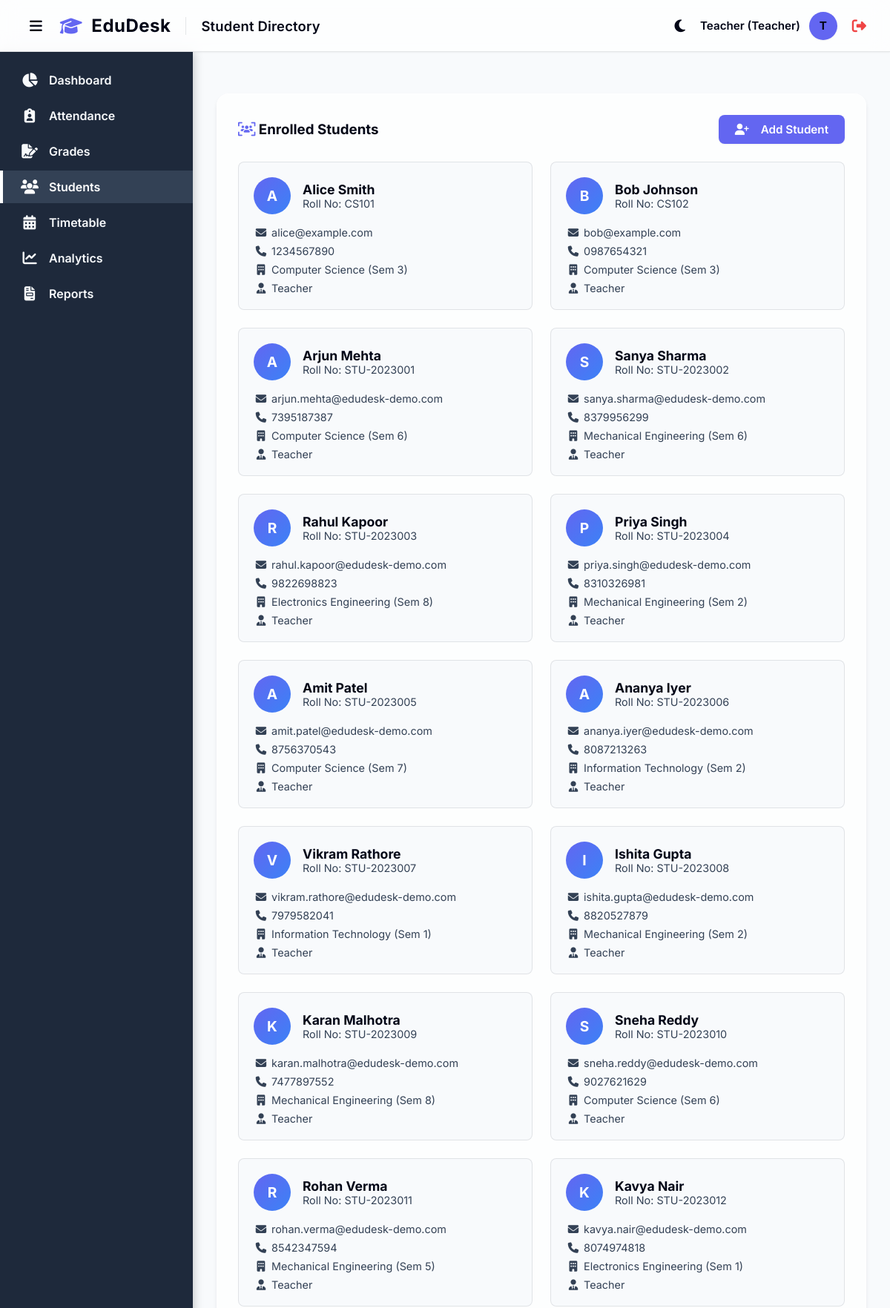
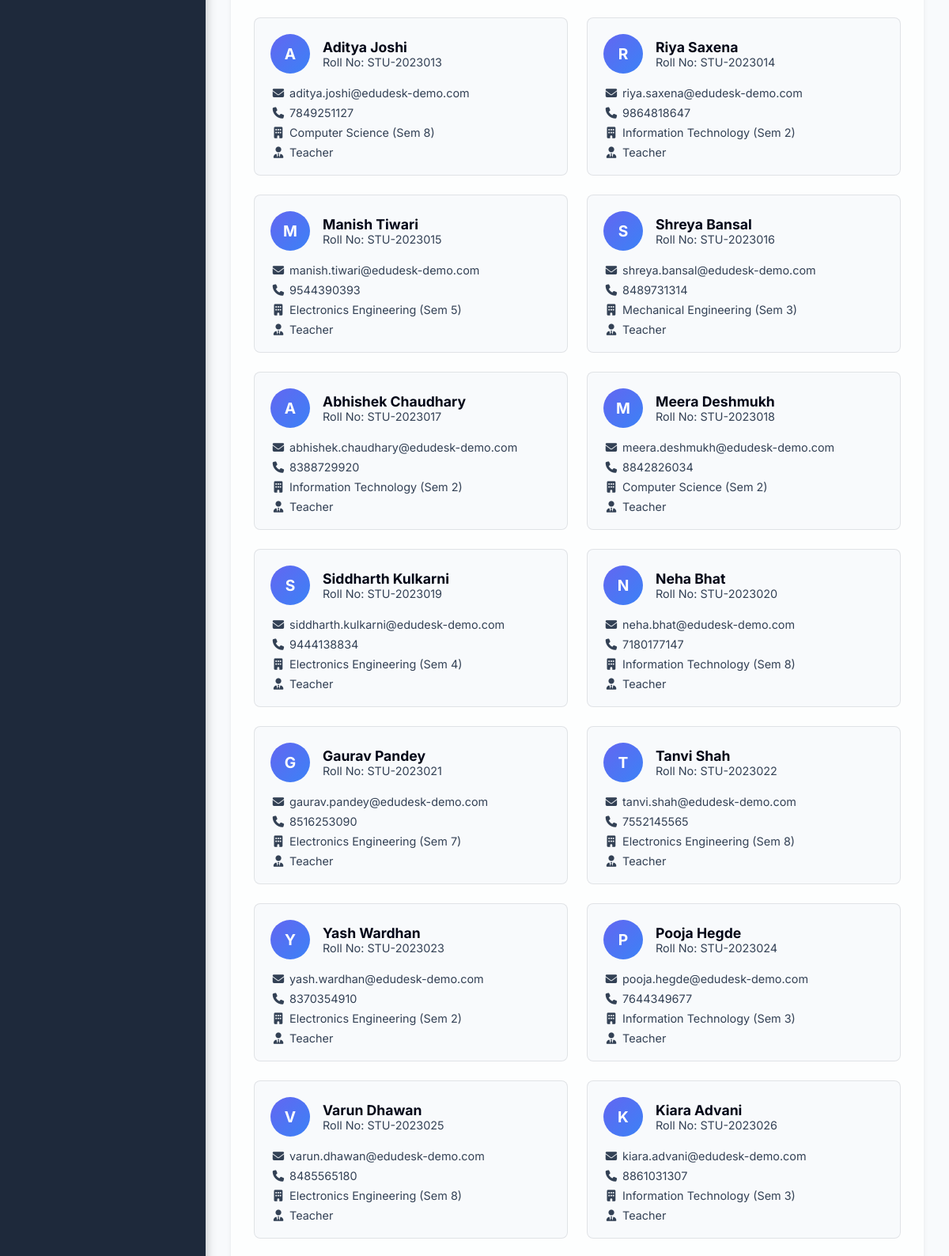
The app's page /students (signed in, upper part) with its own data (2 pictures, top to bottom).
### models.py (models this page shows)
class User(UserMixin, db.Model):
    id = db.Column(db.Integer, primary_key=True)
    name = db.Column(db.String(100), nullable=False)
    email = db.Column(db.String(120), unique=True, nullable=False)
    password_hash = db.Column(db.String(256), nullable=False)
    role = db.Column(db.String(20), nullable=False, default='Teacher') # 'Admin' or 'Teacher'
    subject_id = db.Column(db.Integer, db.ForeignKey('subject.id'), nullable=True)
    subject = db.relationship('Subject', foreign_keys=[subject_id], backref='users_as_teachers')

class Student(db.Model):
    id = db.Column(db.Integer, primary_key=True)
    roll_number = db.Column(db.String(20), unique=True, nullable=False)
    name = db.Column(db.String(100), nullable=False)
    email = db.Column(db.String(120), unique=True, nullable=True)
    phone = db.Column(db.String(20), nullable=True)
    department = db.Column(db.String(50), nullable=True)
    semester = db.Column(db.Integer, nullable=True)
    batch = db.Column(db.String(50), nullable=True)
    teacher_id = db.Column(db.Integer, db.ForeignKey('user.id'), nullable=True)
    teacher = db.relationship('User', backref='students')
    attendances = db.relationship('Attendance', backref='student', lazy=True)
    grades = db.relationship('Grade', backref='student', lazy=True)

### app.py (the view)
@app.route('/students')
@login_required
def students():
    if current_user.role == 'Admin':
        all_students = Student.query.all()
        teachers = User.query.filter_by(role='Teacher').all()
    else:
        all_students = Student.query.filter_by(teacher_id=current_user.id).all()
        teachers = []
    return render_template('students.html', students=all_students, teachers=teachers)

### app.py (called while the page is built)
@login_manager.user_loader
def load_user(user_id):
    return User.query.get(int(user_id))

### templates/students.html (shortened to what this page needs)
{% extends 'base.html' %}
{% block page_title %}Student Directory{% endblock %}
{% block content %}
<div class="card">
    <div style="display: flex; justify-content: space-between; align-items: center; margin-bottom: 24px;">
        <h3><i class="fa-solid fa-users-viewfinder" style="color: var(--primary-color);"></i> Enrolled Students</h3>
        <button class="btn btn-primary" onclick="document.getElementById('addStudentForm').style.display='block'"><i class="fa-solid fa-user-plus" style="margin-right: 8px;"></i> Add Student</button>
    </div>
    <div style="display: grid; grid-template-columns: repeat(auto-fill, minmax(300px, 1fr)); gap: 24px;">
        {% for student in students %}
        <div style="border: 1px solid var(--border-color); border-radius: 8px; padding: 20px; transition: var(--transition); background: var(--bg-color);" onmouseover="this.style.boxShadow='var(--shadow-md)'; this.style.transform='translateY(-2px)';" onmouseout="this.style.boxShadow='none'; this.style.transform='none';">
            <div style="display: flex; align-items: center; gap: 16px; margin-bottom: 16px;">
                <div style="width: 50px; height: 50px; border-radius: 50%; background: linear-gradient(135deg, var(--primary-color) 0%, #3b82f6 100%); color: white; display: flex; justify-content: center; align-items: center; font-size: 1.2rem; font-weight: bold;">
                    {{ student.name[0] }}
                </div>
                <div>
                    <h4 style="margin: 0; font-size: 1.1rem; color: var(--text-main);">{{ student.name }}</h4>
                    <p style="margin: 0; color: var(--text-muted); font-size: 0.9rem;">Roll No: {{ student.roll_number }}</p>
                </div>
            </div>
            <div style="font-size: 0.9rem; color: var(--text-muted); display: grid; gap: 8px;">
                <div><i class="fa-solid fa-envelope" style="width: 20px; text-align: center;"></i> {{ student.email }}</div>
                <div><i class="fa-solid fa-phone" style="width: 20px; text-align: center;"></i> {{ student.phone }}</div>
                <div><i class="fa-solid fa-building" style="width: 20px; text-align: center;"></i> {{ student.department }} (Sem {{ student.semester }})</div>
                {% if student.teacher %}
                <div><i class="fa-solid fa-user-tie" style="width: 20px; text-align: center;"></i> {{ student.teacher.name }}</div>
                {% endif %}
            </div>
        </div>
        {% else %}
        <p style="color: var(--text-muted); grid-column: 1 / -1; text-align: center;">No students found in the database.</p>
        {% endfor %}
    </div>
</div>
{% endblock %}

### templates/base.html (shortened to what this page needs)
<!DOCTYPE html>
<html lang="en">
<head>
    <link rel="stylesheet" href="https://cdnjs.cloudflare.com/ajax/libs/font-awesome/6.4.0/css/all.min.css">
    <link rel="stylesheet" href="{{ url_for('static', filename='css/style.css') }}">
</head>
<body>
    <header class="topbar">
        <div style="display: flex; align-items: center; gap: 16px;">
            <button id="sidebarToggle" class="btn btn-theme-toggle" aria-label="Toggle Sidebar"
                style="background: transparent; border: none; color: var(--text-main); font-size: 1.2rem; cursor: pointer; display: flex; align-items: center; padding: 4px 8px;">
                <i class="fa-solid fa-bars"></i>
            </button>
            <div class="brand-header"
                style="display: flex; align-items: center; gap: 12px; font-size: 1.5rem; font-weight: 700; color: var(--text-main); letter-spacing: 0.5px;">
                <i class="fa-solid fa-graduation-cap" style="color: var(--primary-color);"></i>
                <span>EduDesk</span>
            </div>
            <h1 class="page-title" style="margin: 0;">{% block page_title %}Dashboard{% endblock %}</h1>
        </div>
        <div class="user-profile" style="display: flex; align-items: center; gap: 12px;">
            <button id="themeToggle" class="btn btn-theme-toggle" aria-label="Toggle Theme"
                style="background: transparent; border: none; color: var(--text-main); font-size: 1.2rem; cursor: pointer; display: flex; align-items: center; padding: 4px 8px;">
                <i class="fa-solid fa-moon"></i>
            </button>
            <span>{{ current_user.name }} ({{ current_user.role }})</span>
            <div class="avatar">{{ current_user.name[0] | upper if current_user.name else 'U' }}</div>
            <a href="{{ url_for('logout') }}" title="Logout"
                style="color: #ef4444; font-size: 1.2rem; margin-left: 8px;"><i
                    class="fa-solid fa-right-from-bracket"></i></a>
        </div>
    </header>
    <div class="layout-wrapper" style="display: flex; flex: 1;">
        <aside class="sidebar">
            <ul class="nav-links" style="padding-top: 16px;">
                <li class="nav-item">
                    <a href="{{ url_for('dashboard') }}"
                        class="nav-link {% if request.endpoint == 'dashboard' %}active{% endif %}">
                        <i class="fa-solid fa-chart-pie"></i>
                        <span>Dashboard</span>
                    </a>
                </li>
                <li class="nav-item">
                    <a href="{{ url_for('attendance') }}"
                        class="nav-link {% if request.endpoint == 'attendance' %}active{% endif %}">
                        <i class="fa-solid fa-clipboard-user"></i>
                        <span>Attendance</span>
                    </a>
                </li>
                <li class="nav-item">
                    <a href="{{ url_for('grades') }}"
                        class="nav-link {% if request.endpoint == 'grades' %}active{% endif %}">
                        <i class="fa-solid fa-file-signature"></i>
                        <span>Grades</span>
                    </a>
                </li>
                <li class="nav-item">
                    <a href="{{ url_for('students') }}"
                        class="nav-link {% if request.endpoint == 'students' %}active{% endif %}">
                        <i class="fa-solid fa-users"></i>
                        <span>Students</span>
                    </a>
                </li>
                <li class="nav-item">
                    <a href="{{ url_for('timetable') }}"
                        class="nav-link {% if request.endpoint == 'timetable' %}active{% endif %}">
                        <i class="fa-solid fa-calendar-days"></i>
                        <span>Timetable</span>
                    </a>
                </li>
                <li class="nav-item">
                    <a href="{{ url_for('analytics') }}"
                        class="nav-link {% if request.endpoint == 'analytics' %}active{% endif %}">
                        <i class="fa-solid fa-chart-line"></i>
                        <span>Analytics</span>
                    </a>
                </li>
                <li class="nav-item">
                    <a href="{{ url_for('reports') }}"
                        class="nav-link {% if request.endpoint == 'reports' %}active{% endif %}">
                        <i class="fa-solid fa-file-invoice"></i>
                        <span>Reports</span>
                    </a>
                </li>
            </ul>
        </aside>
        <main class="main-content">
            <div class="content-wrapper">
                {% block content %}
                {% endblock %}
            </div>
        </main>
    </div>
</body>
</html>

### static/css/style.css (style rules this page uses)
:root { --primary-color: #6366f1; --primary-hover: #4f46e5; --secondary-color: #64748b; --bg-color: #f8fafc; --sidebar-bg: #1e293b; --sidebar-text: #f8fafc; --sidebar-hover: #334155; --sidebar-active-text: #ffffff; --card-bg: rgba(255, 255, 255, 0.7); --card-border: rgba(255, 255, 255, 0.5); --text-main: #020617; --text-muted: #334155; --border-color: rgba(15, 23, 42, 0.1); --shadow-sm: 0 1px 2px rgba(0, 0, 0, 0.05); --shadow-md: 0 4px 6px -1px rgba(0, 0, 0, 0.1); --shadow-lg: 0 10px 15px -3px rgba(0, 0, 0, 0.1); --shadow-float: 0 20px 25px -5px rgba(0, 0, 0, 0.15); --transition: all 0.3s cubic-bezier(0.25, 0.8, 0.25, 1); }
.content-wrapper { animation: pageFadeIn 0.5s ease-out forwards; }
* { margin: 0; padding: 0; box-sizing: border-box; font-family: 'Inter', 'Segoe UI', system-ui, -apple-system, sans-serif; -webkit-font-smoothing: antialiased; -moz-osx-font-smoothing: grayscale; }
body { background-color: var(--bg-color); color: var(--text-main); display: flex; flex-direction: column; min-height: 100vh; }
.sidebar { width: 260px; background-color: var(--sidebar-bg); color: var(--sidebar-text); display: flex; flex-direction: column; box-shadow: 2px 0 12px rgba(0, 0, 0, 0.2); z-index: 10; }
.nav-links { list-style: none; padding: 24px 0; flex: 1; }
.nav-item { margin-bottom: 4px; }
.nav-link { display: flex; align-items: center; padding: 12px 24px; color: var(--sidebar-text); text-decoration: none; font-weight: 600; transition: var(--transition); gap: 14px; border-left: 4px solid transparent; }
.nav-link.active { background-color: var(--sidebar-hover); border-left-color: var(--sidebar-active-text); color: var(--sidebar-active-text); }
.nav-link i { font-size: 1.2rem; width: 24px; text-align: center; }
.main-content { flex: 1; display: flex; flex-direction: column; overflow-y: auto; }
.topbar { height: 70px; background-color: var(--card-bg); backdrop-filter: blur(12px); -webkit-backdrop-filter: blur(12px); display: flex; align-items: center; justify-content: space-between; padding: 0 32px; box-shadow: var(--shadow-sm); border-bottom: 1px solid var(--border-color); z-index: 50; position: sticky; top: 0; }
.page-title { font-size: 1.15rem; font-weight: 600; color: var(--text-main); letter-spacing: 0.2px; }
.user-profile { display: flex; align-items: center; gap: 12px; font-size: 0.95rem; font-weight: 600; color: var(--text-main); }
.avatar { width: 38px; height: 38px; border-radius: 50%; background-color: var(--primary-color); color: dark; display: flex; align-items: center; justify-content: center; font-weight: bold; box-shadow: var(--shadow-sm); }
.content-wrapper { padding: 32px; }
.card { background-color: var(--card-bg); backdrop-filter: blur(12px); -webkit-backdrop-filter: blur(12px); border-radius: 16px; padding: 28px; box-shadow: var(--shadow-md); border: 1px solid var(--card-border); transition: var(--transition); color: var(--text-main); }
.btn { display: inline-flex; align-items: center; justify-content: center; padding: 10px 22px; border-radius: 8px; font-weight: 600; cursor: pointer; border: none; transition: var(--transition); text-decoration: none; font-size: 0.95rem; gap: 8px; }
.btn-primary { background-color: var(--primary-color); color: #ffffff; box-shadow: var(--shadow-sm); }

### records on screen
User: name "Teacher", role "Teacher", name "T"
Student: name "A", name "Alice Smith", roll_number "CS101", email "alice@example.com", phone "1234567890", department "Computer Science", semester "3", teacher.name "Teacher"
Student: name "B", name "Bob Johnson", roll_number "CS102", email "bob@example.com", phone "0987654321", department "Computer Science", semester "3", teacher.name "Teacher"
Student: name "A", name "Arjun Mehta", roll_number "STU-2023001", email "arjun.mehta@edudesk-demo.com", phone "7395187387", department "Computer Science", semester "6", teacher.name "Teacher"
Student: name "S", name "Sanya Sharma", roll_number "STU-2023002", email "sanya.sharma@edudesk-demo.com", phone "8379956299", department "Mechanical Engineering", semester "6", teacher.name "Teacher"
Student: name "R", name "Rahul Kapoor", roll_number "STU-2023003", email "rahul.kapoor@edudesk-demo.com", phone "9822698823", department "Electronics Engineering", semester "8", teacher.name "Teacher"
Student: name "P", name "Priya Singh", roll_number "STU-2023004", email "priya.singh@edudesk-demo.com", phone "8310326981", department "Mechanical Engineering", semester "2", teacher.name "Teacher"
Student: name "A", name "Amit Patel", roll_number "STU-2023005", email "amit.patel@edudesk-demo.com", phone "8756370543", department "Computer Science", semester "7", teacher.name "Teacher"
Student: name "A", name "Ananya Iyer", roll_number "STU-2023006", email "ananya.iyer@edudesk-demo.com", phone "8087213263", department "Information Technology", semester "2", teacher.name "Teacher"
Student: name "V", name "Vikram Rathore", roll_number "STU-2023007", email "vikram.rathore@edudesk-demo.com", phone "7979582041", department "Information Technology", semester "1", teacher.name "Teacher"
Student: name "I", name "Ishita Gupta", roll_number "STU-2023008", email "ishita.gupta@edudesk-demo.com", phone "8820527879", department "Mechanical Engineering", semester "2", teacher.name "Teacher"
Student: name "K", name "Karan Malhotra", roll_number "STU-2023009", email "karan.malhotra@edudesk-demo.com", phone "7477897552", department "Mechanical Engineering", semester "8", teacher.name "Teacher"
Student: name "S", name "Sneha Reddy", roll_number "STU-2023010", email "sneha.reddy@edudesk-demo.com", phone "9027621629", department "Computer Science", semester "6", teacher.name "Teacher"
Student: name "R", name "Rohan Verma", roll_number "STU-2023011", email "rohan.verma@edudesk-demo.com", phone "8542347594", department "Mechanical Engineering", semester "5", teacher.name "Teacher"
Student: name "K", name "Kavya Nair", roll_number "STU-2023012", email "kavya.nair@edudesk-demo.com", phone "8074974818", department "Electronics Engineering", semester "1", teacher.name "Teacher"
Student: name "A", name "Aditya Joshi", roll_number "STU-2023013", email "aditya.joshi@edudesk-demo.com", phone "7849251127", department "Computer Science", semester "8", teacher.name "Teacher"
Student: name "R", name "Riya Saxena", roll_number "STU-2023014", email "riya.saxena@edudesk-demo.com", phone "9864818647", department "Information Technology", semester "2", teacher.name "Teacher"
Student: name "M", name "Manish Tiwari", roll_number "STU-2023015", email "manish.tiwari@edudesk-demo.com", phone "9544390393", department "Electronics Engineering", semester "5", teacher.name "Teacher"
Student: name "S", name "Shreya Bansal", roll_number "STU-2023016", email "shreya.bansal@edudesk-demo.com", phone "8489731314", department "Mechanical Engineering", semester "3", teacher.name "Teacher"
Student: name "A", name "Abhishek Chaudhary", roll_number "STU-2023017", email "abhishek.chaudhary@edudesk-demo.com", phone "8388729920", department "Information Technology", semester "2", teacher.name "Teacher"
Student: name "M", name "Meera Deshmukh", roll_number "STU-2023018", email "meera.deshmukh@edudesk-demo.com", phone "8842826034", department "Computer Science", semester "2", teacher.name "Teacher"
Student: name "S", name "Siddharth Kulkarni", roll_number "STU-2023019", email "siddharth.kulkarni@edudesk-demo.com", phone "9444138834", department "Electronics Engineering", semester "4", teacher.name "Teacher"
Student: name "N", name "Neha Bhat", roll_number "STU-2023020", email "neha.bhat@edudesk-demo.com", phone "7180177147", department "Information Technology", semester "8", teacher.name "Teacher"
Student: name "G", name "Gaurav Pandey", roll_number "STU-2023021", email "gaurav.pandey@edudesk-demo.com", phone "8516253090", department "Electronics Engineering", semester "7", teacher.name "Teacher"
Student: name "T", name "Tanvi Shah", roll_number "STU-2023022", email "tanvi.shah@edudesk-demo.com", phone "7552145565", department "Electronics Engineering", semester "8", teacher.name "Teacher"
Student: name "Y", name "Yash Wardhan", roll_number "STU-2023023", email "yash.wardhan@edudesk-demo.com", phone "8370354910", department "Electronics Engineering", semester "2", teacher.name "Teacher"
Student: name "P", name "Pooja Hegde", roll_number "STU-2023024", email "pooja.hegde@edudesk-demo.com", phone "7644349677", department "Information Technology", semester "3", teacher.name "Teacher"
Student: name "V", name "Varun Dhawan", roll_number "STU-2023025", email "varun.dhawan@edudesk-demo.com", phone "8485565180", department "Electronics Engineering", semester "8", teacher.name "Teacher"
Student: name "K", name "Kiara Advani", roll_number "STU-2023026", email "kiara.advani@edudesk-demo.com", phone "8861031307", department "Information Technology", semester "3", teacher.name "Teacher"
